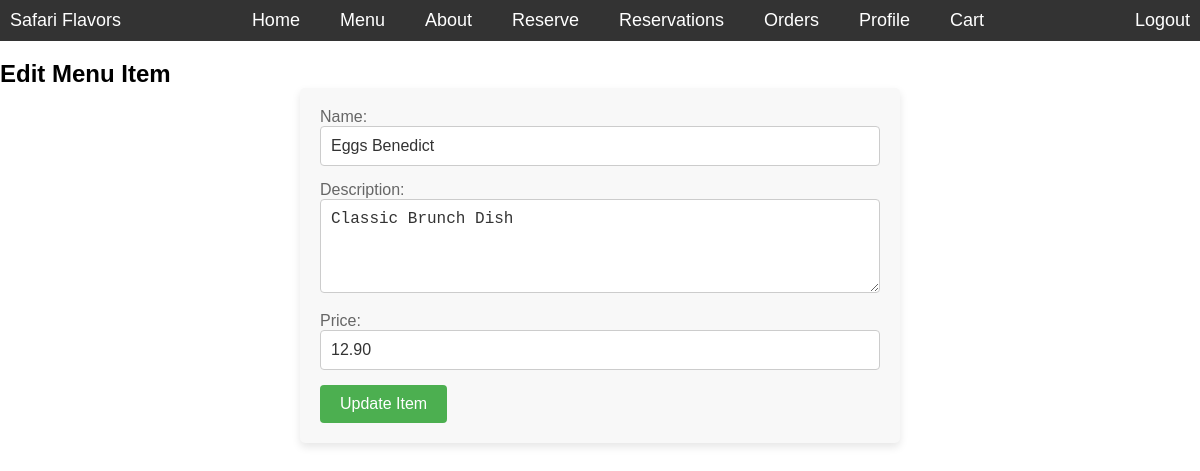
The page /restaurant/edit_item.php?item_id=2 (signed in) on the database its author committed.
### tables this page shows
CREATE TABLE `menu_item` (
  `item_id` int(11) NOT NULL,
  `menu_id` int(11) NOT NULL,
  `name` varchar(100) NOT NULL,
  `price` decimal(8,2) NOT NULL,
  `description` varchar(255) DEFAULT NULL
);

### restaurant/edit_item.php (the view, shortened to what this page needs)
<?php
$itemID = $_GET['item_id'];
include 'connection.php';
$menuItemQuery = "SELECT * FROM menu_item WHERE item_id = $itemID";
$menuItemResult = mysqli_query($conn, $menuItemQuery);
$menuItem = mysqli_fetch_assoc($menuItemResult);
?>
<!DOCTYPE html>
<html lang="en">
<head>
</head>
<body>
    <?php include 'navbar.php'; ?>
    <h2>Edit Menu Item</h2>
    <div class="edit-form">
        <form method="POST" action="edit_item.php?item_id=<?php echo $itemID; ?>">
            <label for="new_name">Name:</label>
            <input type="text" name="new_name" value="<?php echo $menuItem['name']; ?>" required><br>
            <label for="new_description">Description:</label>
            <textarea name="new_description" rows="4" required><?php echo $menuItem['description']; ?></textarea><br>
            <label for="new_price">Price:</label>
            <input type="number" name="new_price" value="<?php echo $menuItem['price']; ?>" step="0.01" required><br>
            <input type="submit" value="Update Item">
        </form>
    </div>
</body>
</html>

### restaurant/edit_item.php (style rules this page uses)
body { font-family: Arial, sans-serif; margin: 0; padding: 0; }
.edit-form { max-width: 600px; margin: 0 auto; padding: 20px; background-color: #f8f8f8; border-radius: 5px; box-shadow: 0 4px 8px rgba(0, 0, 0, 0.1); }
.edit-form label { font-size: 16px; color: #666; }
.edit-form input[type="text"], .edit-form input[type="number"], .edit-form textarea { width: 100%; padding: 10px; margin-bottom: 15px; border: 1px solid #ccc; border-radius: 4px; font-size: 16px; color: #333; }
.edit-form textarea { resize: vertical; }
.edit-form input[type="submit"] { background-color: #4CAF50; color: white; border: none; padding: 10px 20px; text-align: center; text-decoration: none; font-size: 16px; border-radius: 4px; cursor: pointer; transition: background-color 0.3s; }

### restaurant/navbar.php (style rules this page uses)
* { margin: 0; padding: 0; box-sizing: border-box; }
body { padding-top: 60px; }

### rows shown on the page
menu_item: new_name "Eggs Benedict", new_description "Classic Brunch Dish", new_price "12.90"
